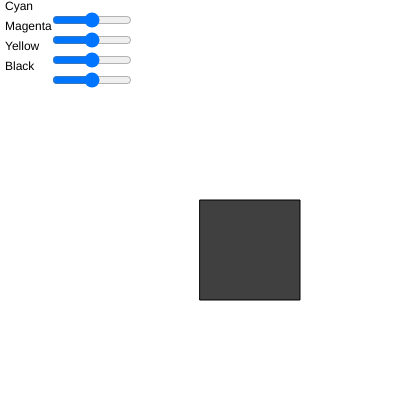
Frame 1 (no input)
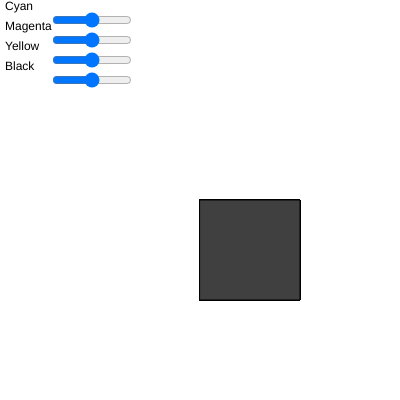
Frame 60 (no input)
Frame 120 (the mouse pressed at the canvas centre since frame 60): identical to frame 60, image omitted

The p5.js sketch that drew these frames (run headless with seeded random() and noise() and a simulated clock; from frame 60 on, the mouse is pressed at the canvas centre):

// p5.js sketch
// ── sketch.js
var inpC, inpM, inpY, inpK;

function setup() {
  createCanvas(400, 400);
  colorMode(HSB);
  text("Cyan", 5, 10);
  inpC = createSlider(0, 255, 127);
  inpC.position(50, 10);
  inpC.style("width", "80px");

  text("Magenta", 5, 30);
  inpM = createSlider(0, 255, 127);
  inpM.position(50, 30);
  inpM.style("width", "80px");

  text("Yellow", 5, 50);
  inpY = createSlider(0, 255, 127);
  inpY.position(50, 50);
  inpY.style("width", "80px");

  text("Black", 5, 70);
  inpK = createSlider(0, 255, 127);
  inpK.position(50, 70);
  inpK.style("width", "80px");
}

function draw() {
  let [h, s, b] = rgbToHSB();
  fill(h, s, b);
  rect(width / 2, height / 2, 100, 100);
}

function cmykToRGB(c, m, y, k) {
  c = map(c, 0, 255, 0, 1);
  m = map(m, 0, 255, 0, 1);
  y = map(y, 0, 255, 0, 1);
  k = map(k, 0, 255, 0, 1);
  var r = 255 * (1 - c) * (1 - k);
  var g = 255 * (1 - m) * (1 - k);
  var b = 255 * (1 - y) * (1 - k);
  // r = 255 - r
  // g = 255 - g
  // b = 255 - b
  return [r, g, b];
}

function rgbToHSB() {
  let [r, g, b] = cmykToRGB(
    inpC.value(),
    inpM.value(),
    inpY.value(),
    inpK.value()
  );

  r = map(r, 0, 255, 0, 1);
  g = map(g, 0, 255, 0, 1);
  b = map(b, 0, 255, 0, 1);

  colorMax = max(r, g, b);
  colorMin = min(r, g, b);

  colorDelta = colorMax - colorMin;

  let largest;
  if (r >= g && r >= b) {
    largest = r;
  } else if (g >= r && g >= b) {
    largest = g;
  } else largest = b;

  let hue, sat, br;

  switch (largest) {
    case r:
      hue = (g - b) / colorDelta;
      break;
    case g:
      hue = (b - r) / colorDelta + 2;
      break;
    case b:
      hue = (r - g) / colorDelta + 4;
      break;
  }

  if (hue > 6) hue = hue % 6;
  else if (hue < 0) hue = (hue % 6) + 6;
  if (colorDelta == 0) hue = 0;

  console.log(hue, r, g, b, colorDelta);

  hue = map(hue, 0, 6, 0, 360);
  br = colorMax;

  if (br == 0) sat = 0;
  else {
    sat = colorDelta / br;
  }

  sat = map(sat, 0, 1, 0, 100);

  br = map(colorMax, 0, 1, 0, 100);

  return [hue, sat, br];
}
